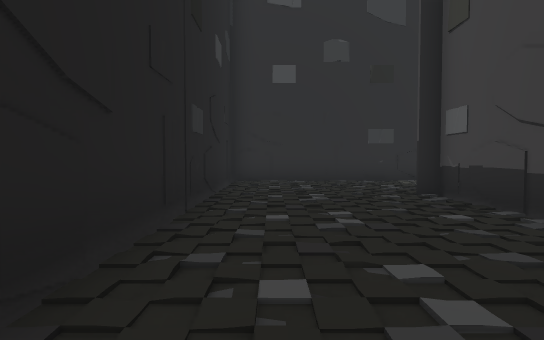
view 1 (above)

22 first-person views from a walk through a scene from a Unity 3-D project. The camera is 1.3 m above the floor, tilts 2° down and sees 80° across. The floor is counted in squares, 2 m on a side. Each view is taken from the middle of a square. On the plan, view 1 faces up. The plan holds only what a view shows up to about 10 squares ahead; the rest is blank. The place goes on beyond the plan. The player is left out.

view 2
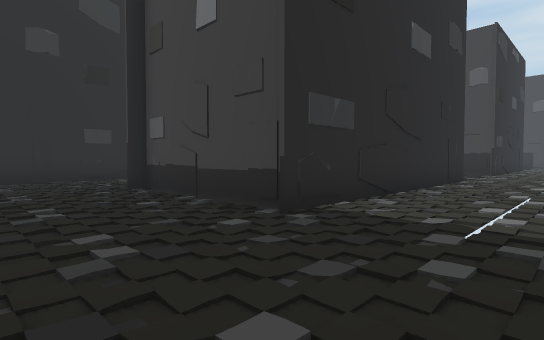

view 3
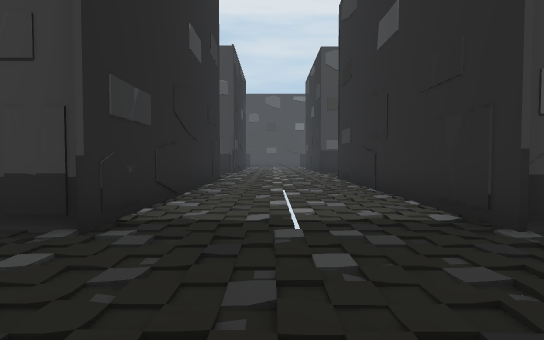

view 4
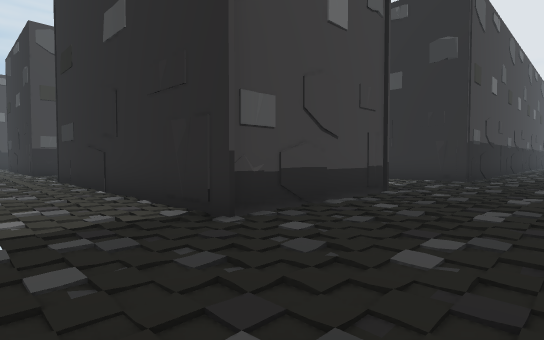

view 5
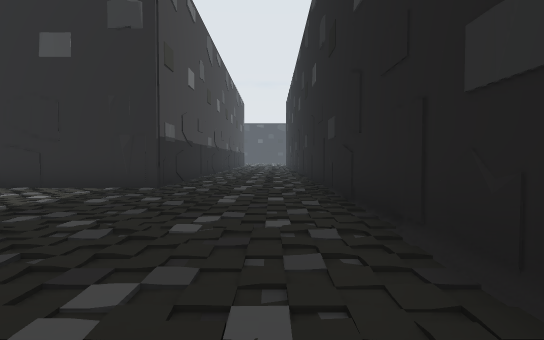

view 6
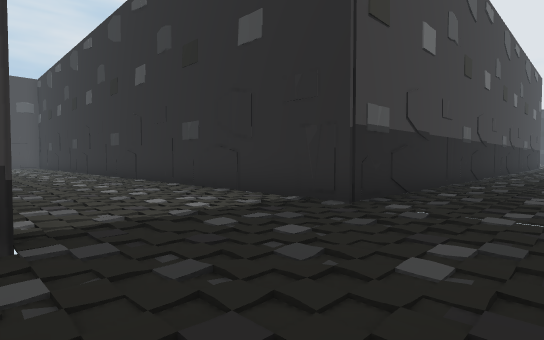

view 7
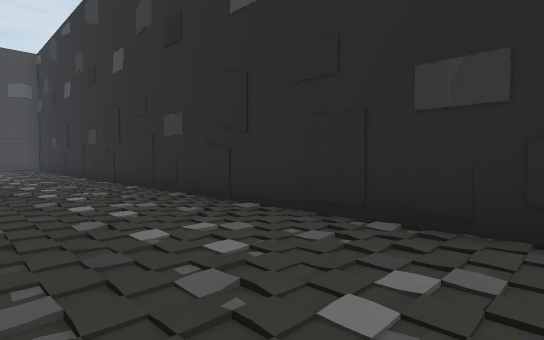

view 8
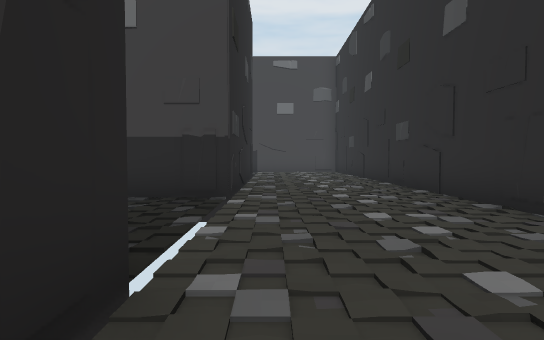

view 9
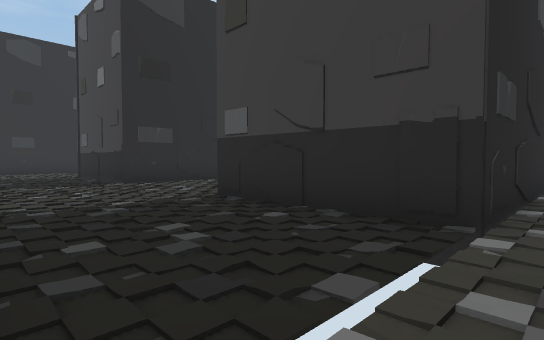

view 10
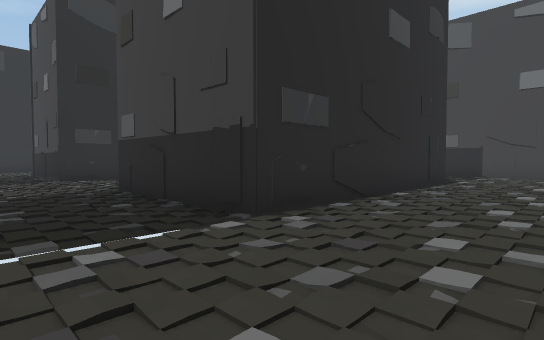

view 11
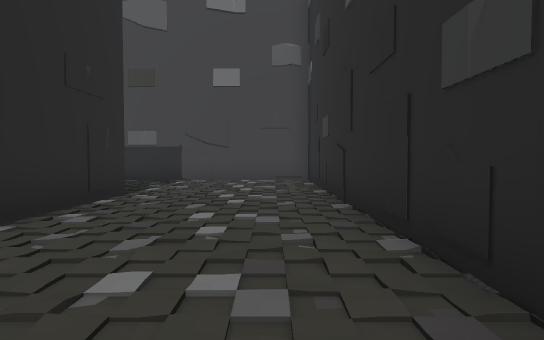

view 12
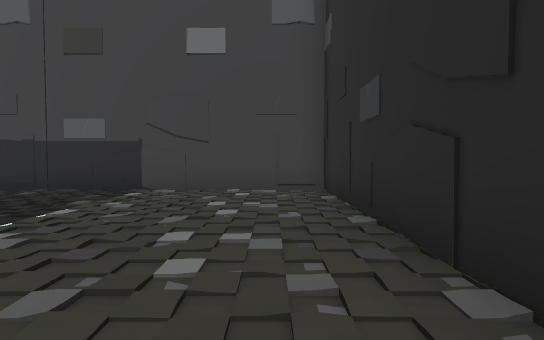

view 13
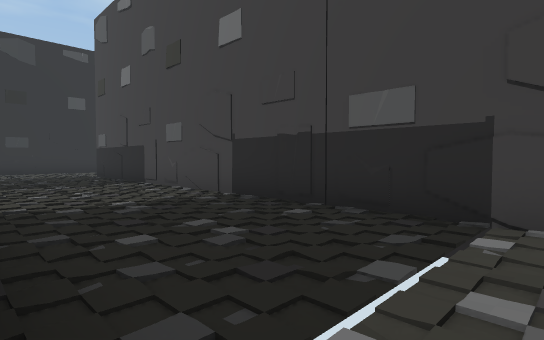

view 14
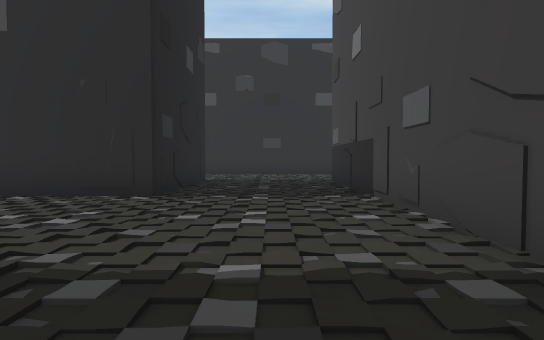

view 15
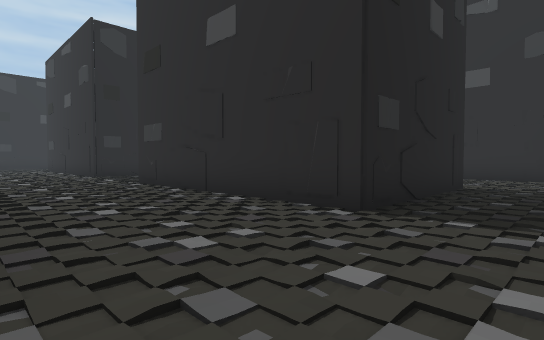

view 16
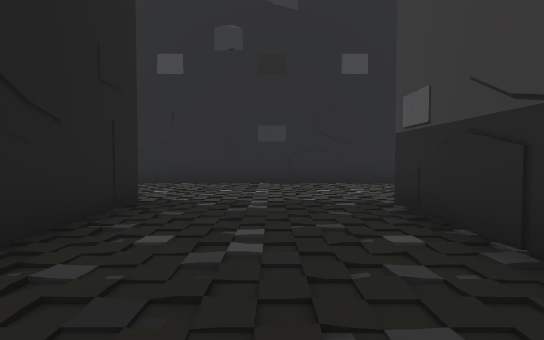

view 17
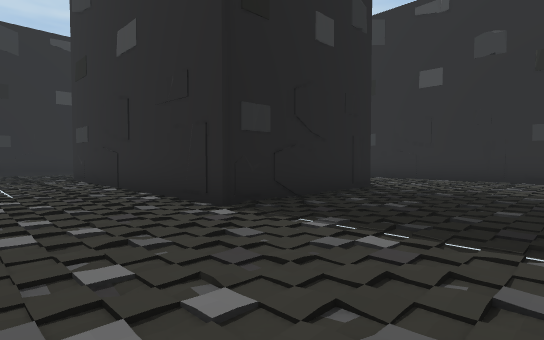

view 18
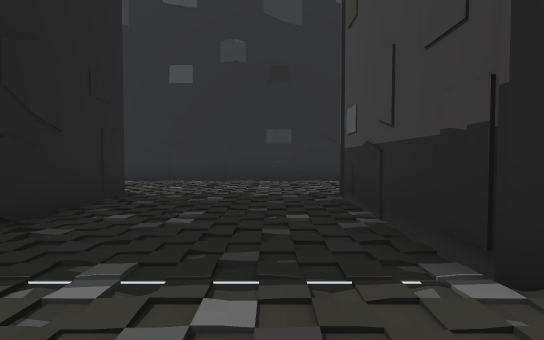

view 19
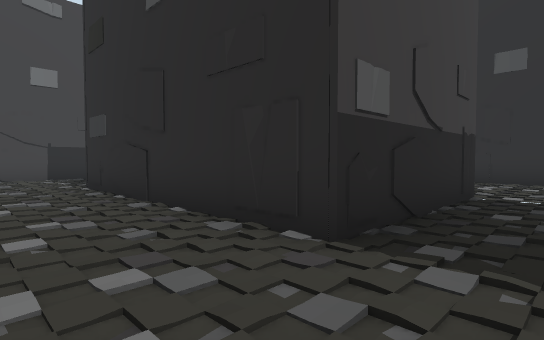

view 20
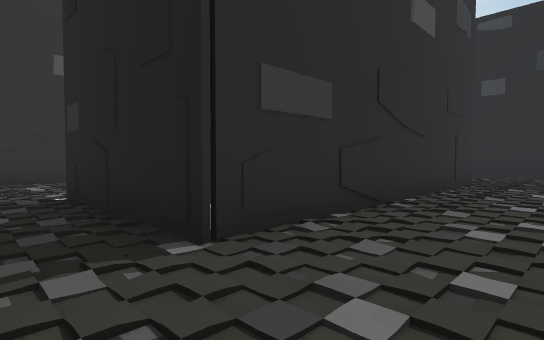

view 21
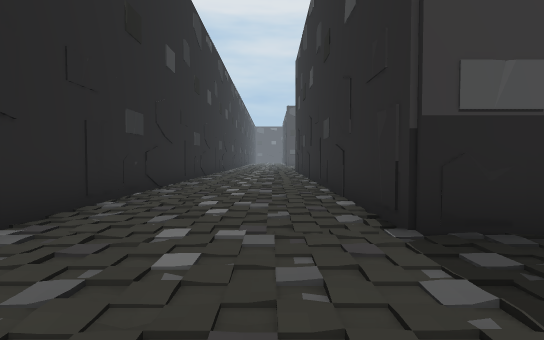

view 22
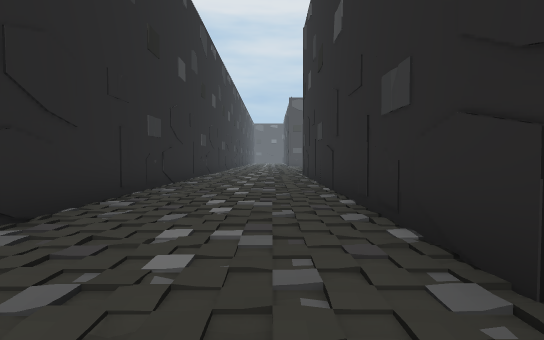

### Floor plan
Points are (right, up) in squares from view 1. A wall is a line through its corners. A room is listed if a view was taken in it or the views show most of it. See-through windows are left out.
Room 1 (views 1, 2, 3, 4, 5, 6, 7, 8, 9, 10, 11, 12, 13, 14, 15, 16, 17, 18, 19, 20, 21, 22)
walls: (14.4, 1.8) (14.4, 4.4); (14.2, 4.2) (14.2, 4.9); (14.4, 4.8) (14.4, 6); (10.3, 6) (10.3, 1.7) (2.7, 1.7); (15.1, 9.5) (8.6, 9.5); (21, 6) (21, 1.7) (14.1, 1.7); (3, 1.6) (3, 5.9); (21, -6.3) (14.4, -6.3) (14.4, -2.2) (21, -2.2); (2.8, -2.2) (10.6, -2.2) (10.6, -6.3) (9.8, -6.3); (3, -6.4) (3, -2.1); (4.4, 9.5) (-1.3, 9.5); (3.1, 9.7) (1.7, 9.5); (22.9, 9.7) (21.8, 9.5); (-1.2, -4.4) (-1.2, -13); (-1.2, 8.9) (-1.2, 1.4); (2.5, -15.6) (2.5, -10.1) (24.8, -10.1) (24.8, 5.8) (34.8, 5.9); (34.9, 5.9) (35.4, 5.9); (36, 9.5) (19.5, 9.5)

Where each view was taken, in squares from view 1:
view 1: 0 up, 0 right, facing up
view 2: 1 down, 0 right, facing up-right
view 3: 0 up, 0 right, facing right
view 4: 0 up, 0 right, facing down-right
view 5: 3 down, 0 right, facing down
view 6: 6 down, 0 right, facing down-right
view 7: 7 down, 6 right, facing down-right
view 8: 7 down, 9 right, facing right
view 9: 7 down, 11 right, facing up-right
view 10: 9 down, 12 right, facing up-right
view 11: 9 down, 15 right, facing right
view 12: 9 down, 18 right, facing right
view 13: 7 down, 21 right, facing up-right
view 14: 4 down, 23 right, facing up
view 15: 2 down, 23 right, facing up-left
view 16: 1 up, 23 right, facing up
view 17: 1 down, 14 right, facing up-left
view 18: 0 up, 13 right, facing up
view 19: 0 up, 13 right, facing down-right
view 20: 0 up, 12 right, facing down-left
view 21: 7 up, 22 right, facing right
view 22: 7 up, 26 right, facing right
